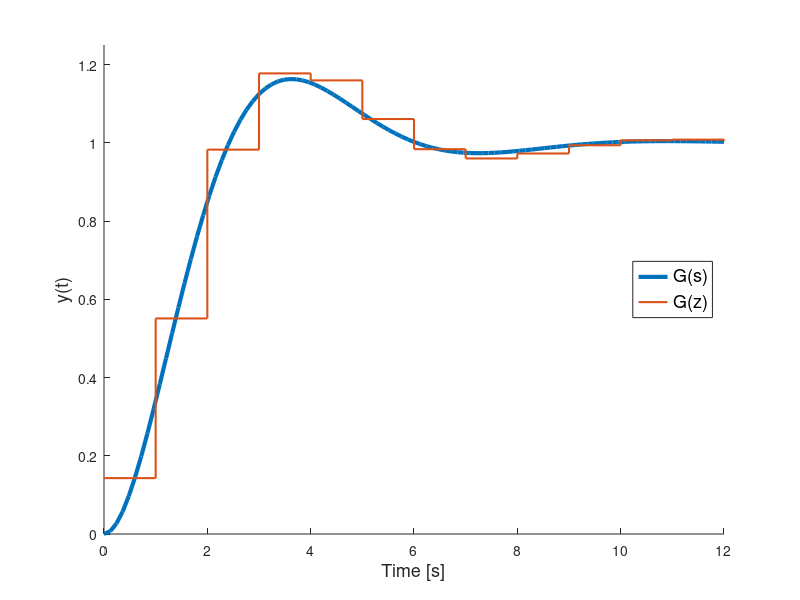

The MATLAB script that drew this image:
%% Example 1: Tustin Discretization
zeta = 0.5; wn = 1;
Gs = tf(wn^2,[1 2*zeta*wn wn^2]);   % Continuous-time system G(s)
Tf = 12;                            % Final time for simulation
[ys,ts] = step(Gs,Tf);  % Computes step response for G(s)
T = 1;                  % Sample time T = 1 second
z = tf('z',T);          % Defines the discrete time variable z
s = (2/T)*((z-1)/(z+1));    % Defines the Tustin approximation
Gz = wn^2 / (s^2 + 2*zeta*wn*s + wn^2); % Substitutes s in G(s)
[yz,tz] = step(Gz,Tf);  % Computes step response for G(z)
figure(1), cla, hold on
plot(ts,ys,'LineWidth',3);          
stairs(tz,yz,'LineWidth',1.5);      % Plots the step responses
xlabel('Time [s]','FontSize',13)    % and sets labels and legends
ylabel('y(t)','FontSize',13)
legend('G(s)','G(z)','Location','east','FontSize',13)
xlim([0 12]), ylim([0 1.25])
exportgraphics(gcf,'../images/tustinStepResp.eps')